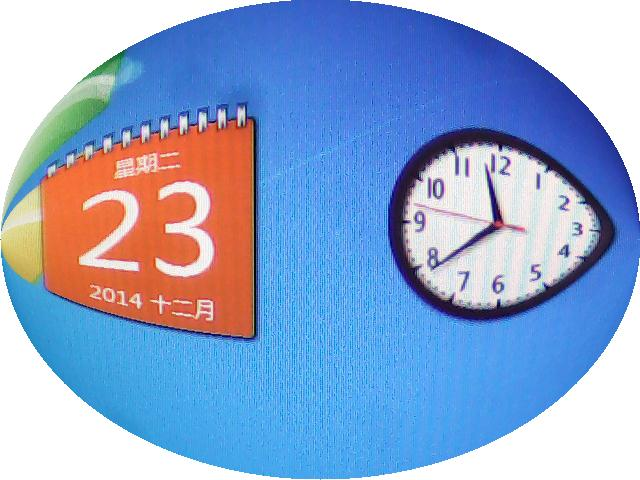
#> input picture 1.jpg, 640 x 480 px
$ python RGB_restore.py   (older library calls are emulated)
#> lines starting #> are read from the running program, lines starting #| are printed output that depends on the picture
# -*- coding: utf-8 -*-
import numpy as np
import matplotlib.pyplot as plt
from scipy import misc
from math import sqrt, floor

im = misc.imread('1.jpg')
#> im is the input picture: shape (480, 640, 3); mean R, G, B 141.6, 166.2, 204.6
height, width, d = im.shape  # (480, 640)
#> height = 480; width = 640; d = 3


def recover(im):  # eliminate the distortion
    res = np.zeros((height, width, d))
    for n in range(d):
        for j in range(height):
            for i in range(width):
                ch = pow((2.0 * i - width) / width, 2) + pow((2.0 * j - height) / height, 2)
                if ch < 1:
                    temp = width / 2.0 * (j - height / 2.0) / sqrt(width * i - pow(i, 2.0))
                    y = height / 2.0 + temp
                    x = i
                    y = floor(y)
                    res[y][x][n] = 255.0 - im[j][i][n]  # 理论上讲不需要用255去减im，可那样出来的就是一个反色图，很奇怪
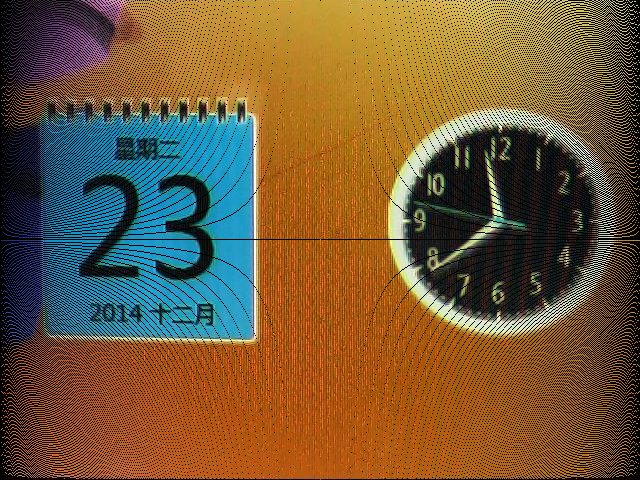
#> res: shape (480, 640, 3) float64; mean R, G, B 112.9, 88.4, 50.1
    return res


# [49 lines left out: functions filling, smooth, not called in this run]

res = (recover(im))  # 这里可以选择平滑、填充和恢复的函数组合
plt.figure(1)
ax1 = plt.subplot(121)
ax2 = plt.subplot(122)
plt.sca(ax1)
plt.imshow(res)
plt.sca(ax2)
plt.imshow(im)
plt.show()
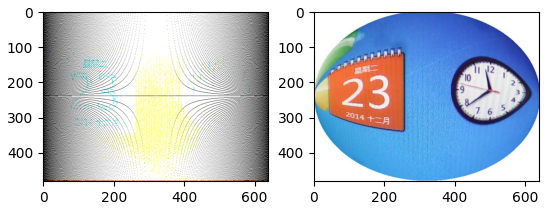
#> figure drawn by matplotlib, 2 panels

$ run again, with 0.jpg copied over 1.jpg
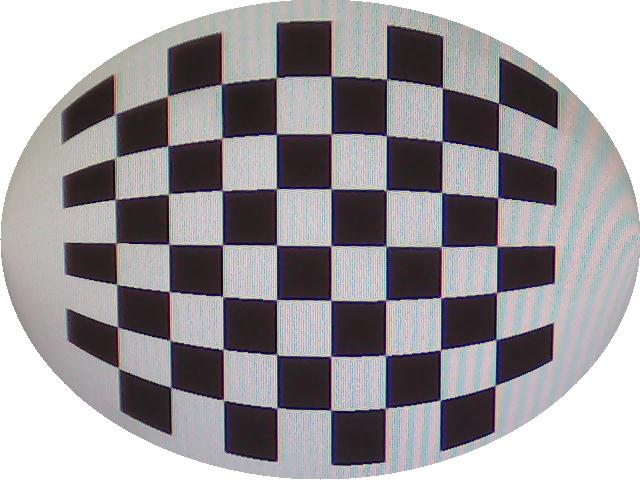
#> input picture 0.jpg, 640 x 480 px
#> im is the input picture: shape (480, 640, 3); mean R, G, B 156.1, 152.3, 155.8
#> after the loop in recover, `for n in range(d):`:
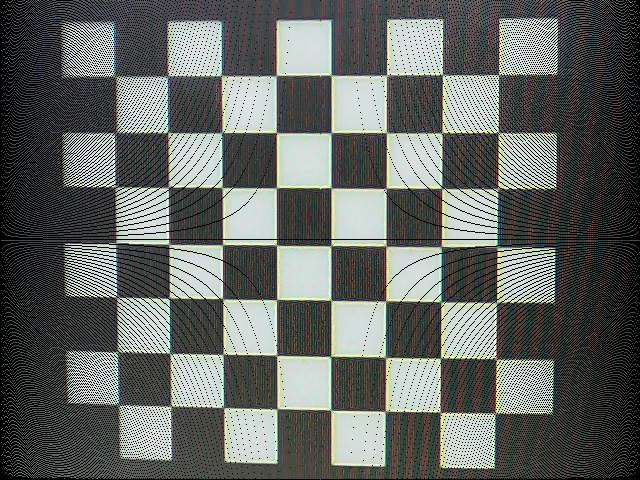
#> res: shape (480, 640, 3) float64; mean R, G, B 98.7, 102.5, 99
#> `plt.show()`:
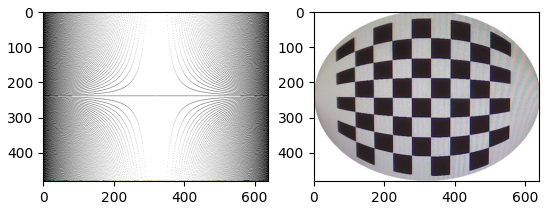
#> figure drawn by matplotlib, 2 panels
